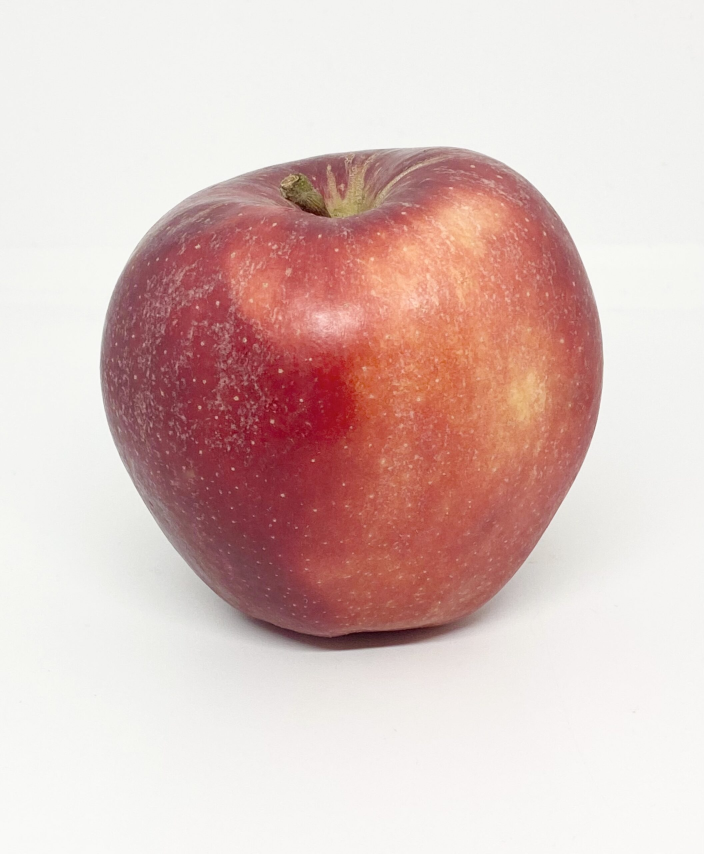
#> input picture 1-How to read and write an image in openCV/Apple.jpg, 2111 x 2560 px (shown at 1/3 size)
$ jupyter execute 'How to read and write an image in openCV.ipynb'
#> lines starting #> are read from the running program, lines starting #| are printed output that depends on the picture
[cell 1]
import cv2

[cell 2]
img=cv2.imread('Apple.jpg',0) # 0 Gray , 1 Color
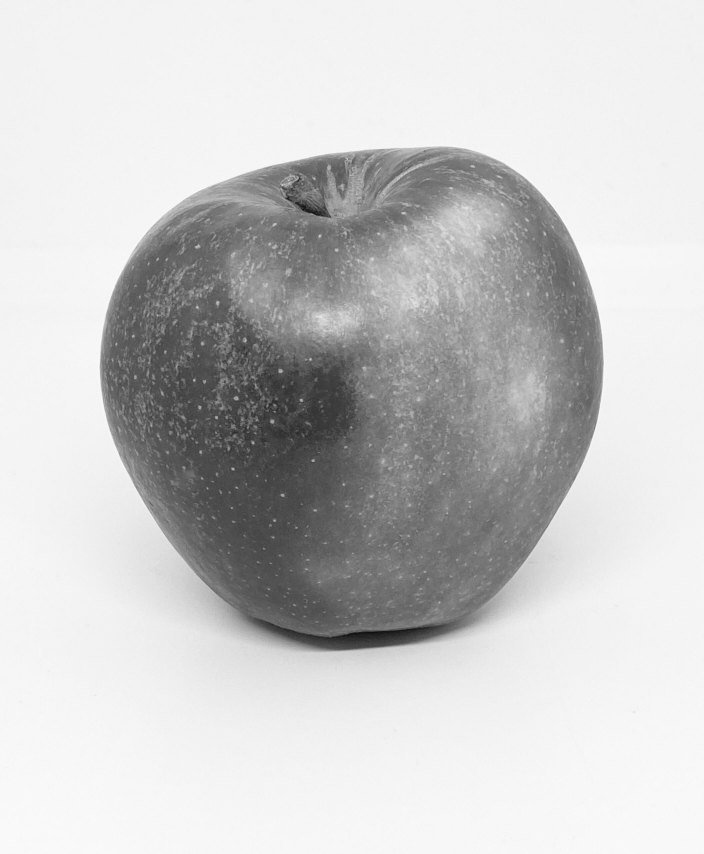
#> img: shape (2560, 2111) (shown at 1/3 size); min 8, max 255, mean 201.8

[cell 3]
img.shape
#> Out = (2560, 2111)

[cell 4]
cv2.imshow('x',img)
k = cv2.waitKey(0) & 0xFF
#> (key Esc is pressed here)

if k == 27: #esc in keyboard
  cv2.destroyAllWindows() #close the window

# elif k == ord('s'): #if order is s save the image
#   cv2.imwrite('lena_copy.png', img) #write image in your pc
#   cv2.destroyAllWindows() # close the window

[cell 5]
cv2.imshow('x',img)

k = cv2.waitKey(5000)  #cloce after 5 Secounds
#> (key Esc is pressed here)
